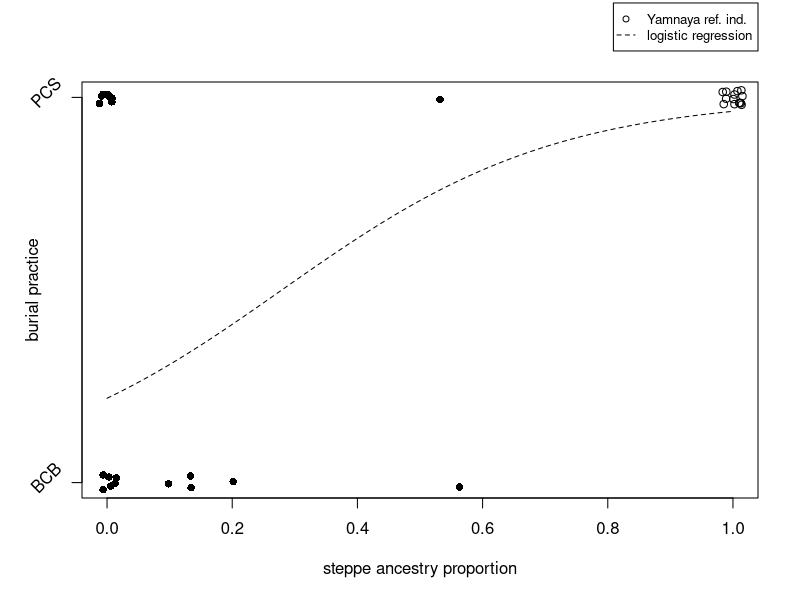

Source code (R):
#
#  ********************************
#  **  Written by Yoan Diekmann  **
#  **   ydiekman@uni-mainz.de    **
#  ********************************
#
annot = read.table('data.tsv', quote = "", sep='\t',
                col.names = c('site_grave', 'ID', 'mean_date_BCE', 'dating', 'group_ID', 'country', 'lat', 'long',
                              'reference', 'steppe_prop', 'manual_steppe_prop', 'nb_snps', 'included', 'class',
                              'comment', 'manual_ancestry_chack', 'outlier'), skip = 1)
annot = annot[annot$mean_date_BCE<3500, ]
dat = annot[, c('ID', 'manual_steppe_prop')]
dat[is.na(dat$manual_steppe_prop), 2] = 0
dat = cbind(dat, as.numeric(sapply(annot[, 'class'], function(x) if (x=='BCB') 0 else 1)))
colnames(dat) = c('ID', 'manual_steppe_prop', 'class')
#
logreg = glm(class ~ manual_steppe_prop, family = binomial(link = "logit"), dat)
dat_ <- data.frame(manual_steppe_prop=seq(0, 1, len=500))
dat_$class = predict(logreg, dat_, type='response')
#
pdf(file = 'log_reg.pdf', width = 7, height = 5)
plot(NA, xlim=c(0, 1), ylim=c(0, 1), yaxt='n', xlab='steppe ancestry proportion', ylab='')
mtext(text = 'burial practice', side = 2, line = 2)
axis(side = 2, at = c(0, 1), labels = FALSE)
text(y = c(0, 1)+0.04, par('usr')[1]-0.02, labels = c('BCB', 'PCS'), srt = 45, pos = 2, xpd = TRUE)
#
xs = annot[which(annot$included==''), 'manual_steppe_prop']
points(jitter(xs), jitter(rep(1, length(xs))), col='black')
xs = annot[which(annot$included!='' & annot$class=='PCS'), 'manual_steppe_prop']
points(jitter(xs, amount=0.02), jitter(rep(1, length(xs))), col='black', pch=16)
#
xs = annot[which(annot$class=='BCB'), 'manual_steppe_prop']
points(jitter(xs, amount=0.015), jitter(rep(0, length(xs))), col='black', pch=16)
#
lines(class ~ manual_steppe_prop, dat_, lwd=1, lty=2)
#
par(xpd=TRUE)
legend('topright', inset=c(0, -0.19), legend=c('Yamnaya ref. ind.', 'logistic regression'),
       pch=c(1, NA), lwd=c(NA, 1), lty=c(NA, 2), col=c('black', 'black'), cex=0.8, seg.len=1.5)
#
dev.off()






